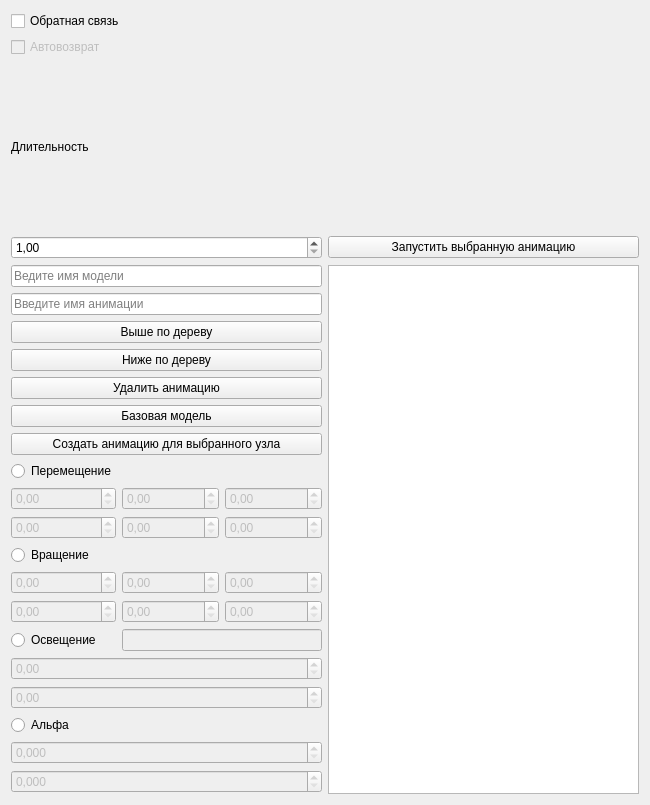
<?xml version="1.0" encoding="UTF-8"?>
<ui version="4.0">
 <class>IntersectionHandler</class>
 <widget class="QWidget" name="IntersectionHandler">
  <property name="geometry">
   <rect>
    <x>0</x>
    <y>0</y>
    <width>650</width>
    <height>805</height>
   </rect>
  </property>
  <property name="windowTitle">
   <string>Form</string>
  </property>
  <property name="locale">
   <locale language="Russian" country="Russia"/>
  </property>
  <layout class="QGridLayout" name="gridLayout_2">
   <item row="2" column="0">
    <widget class="QLabel" name="label">
     <property name="text">
      <string>Длительность</string>
     </property>
    </widget>
   </item>
   <item row="0" column="0">
    <widget class="QCheckBox" name="feedbackBox">
     <property name="text">
      <string>Обратная связь</string>
     </property>
    </widget>
   </item>
   <item row="4" column="0">
    <widget class="QLineEdit" name="modelEdit">
     <property name="placeholderText">
      <string>Ведите имя модели</string>
     </property>
    </widget>
   </item>
   <item row="11" column="0" rowspan="2">
    <layout class="QGridLayout" name="gridLayout">
     <item row="5" column="0">
      <widget class="QDoubleSpinBox" name="xr2">
       <property name="enabled">
        <bool>false</bool>
       </property>
      </widget>
     </item>
     <item row="6" column="1" colspan="2">
      <widget class="QLineEdit" name="illumEdit">
       <property name="enabled">
        <bool>false</bool>
       </property>
      </widget>
     </item>
     <item row="4" column="0">
      <widget class="QDoubleSpinBox" name="xr1">
       <property name="enabled">
        <bool>false</bool>
       </property>
      </widget>
     </item>
     <item row="6" column="0">
      <widget class="QRadioButton" name="illumButt">
       <property name="text">
        <string>Освещение</string>
       </property>
      </widget>
     </item>
     <item row="4" column="2">
      <widget class="QDoubleSpinBox" name="zr1">
       <property name="enabled">
        <bool>false</bool>
       </property>
      </widget>
     </item>
     <item row="1" column="1">
      <widget class="QDoubleSpinBox" name="y1">
       <property name="enabled">
        <bool>false</bool>
       </property>
      </widget>
     </item>
     <item row="2" column="2">
      <widget class="QDoubleSpinBox" name="z2">
       <property name="enabled">
        <bool>false</bool>
       </property>
      </widget>
     </item>
     <item row="9" column="0">
      <widget class="QRadioButton" name="alphaButt">
       <property name="text">
        <string>Альфа</string>
       </property>
      </widget>
     </item>
     <item row="2" column="1">
      <widget class="QDoubleSpinBox" name="y2">
       <property name="enabled">
        <bool>false</bool>
       </property>
      </widget>
     </item>
     <item row="7" column="0" colspan="3">
      <widget class="QDoubleSpinBox" name="illum1">
       <property name="enabled">
        <bool>false</bool>
       </property>
      </widget>
     </item>
     <item row="10" column="0" colspan="3">
      <widget class="QDoubleSpinBox" name="alpha1">
       <property name="enabled">
        <bool>false</bool>
       </property>
       <property name="decimals">
        <number>3</number>
       </property>
       <property name="maximum">
        <double>1.000000000000000</double>
       </property>
       <property name="singleStep">
        <double>0.100000000000000</double>
       </property>
      </widget>
     </item>
     <item row="1" column="2">
      <widget class="QDoubleSpinBox" name="z1">
       <property name="enabled">
        <bool>false</bool>
       </property>
      </widget>
     </item>
     <item row="5" column="2">
      <widget class="QDoubleSpinBox" name="zr2">
       <property name="enabled">
        <bool>false</bool>
       </property>
      </widget>
     </item>
     <item row="5" column="1">
      <widget class="QDoubleSpinBox" name="yr2">
       <property name="enabled">
        <bool>false</bool>
       </property>
      </widget>
     </item>
     <item row="8" column="0" colspan="3">
      <widget class="QDoubleSpinBox" name="illum2">
       <property name="enabled">
        <bool>false</bool>
       </property>
      </widget>
     </item>
     <item row="2" column="0">
      <widget class="QDoubleSpinBox" name="x2">
       <property name="enabled">
        <bool>false</bool>
       </property>
      </widget>
     </item>
     <item row="0" column="0">
      <widget class="QRadioButton" name="moveButt">
       <property name="text">
        <string>Перемещение</string>
       </property>
      </widget>
     </item>
     <item row="4" column="1">
      <widget class="QDoubleSpinBox" name="yr1">
       <property name="enabled">
        <bool>false</bool>
       </property>
      </widget>
     </item>
     <item row="3" column="0">
      <widget class="QRadioButton" name="rotButt">
       <property name="text">
        <string>Вращение</string>
       </property>
      </widget>
     </item>
     <item row="11" column="0" colspan="3">
      <widget class="QDoubleSpinBox" name="alpha2">
       <property name="enabled">
        <bool>false</bool>
       </property>
       <property name="decimals">
        <number>3</number>
       </property>
       <property name="maximum">
        <double>1.000000000000000</double>
       </property>
       <property name="singleStep">
        <double>0.100000000000000</double>
       </property>
      </widget>
     </item>
     <item row="1" column="0">
      <widget class="QDoubleSpinBox" name="x1">
       <property name="enabled">
        <bool>false</bool>
       </property>
      </widget>
     </item>
    </layout>
   </item>
   <item row="1" column="0">
    <widget class="QCheckBox" name="autoBox">
     <property name="enabled">
      <bool>false</bool>
     </property>
     <property name="text">
      <string>Автовозврат</string>
     </property>
    </widget>
   </item>
   <item row="4" column="1" rowspan="9">
    <widget class="QListView" name="listView"/>
   </item>
   <item row="6" column="0">
    <widget class="QPushButton" name="upButt">
     <property name="text">
      <string>Выше по дереву</string>
     </property>
    </widget>
   </item>
   <item row="10" column="0">
    <widget class="QPushButton" name="addButt">
     <property name="text">
      <string>Создать анимацию для выбранного узла</string>
     </property>
    </widget>
   </item>
   <item row="5" column="0">
    <widget class="QLineEdit" name="nameEdit">
     <property name="placeholderText">
      <string>Введите имя анимации</string>
     </property>
    </widget>
   </item>
   <item row="7" column="0">
    <widget class="QPushButton" name="downButt">
     <property name="text">
      <string>Ниже по дереву</string>
     </property>
    </widget>
   </item>
   <item row="9" column="0">
    <widget class="QPushButton" name="baseButt">
     <property name="text">
      <string>Базовая модель</string>
     </property>
    </widget>
   </item>
   <item row="3" column="1">
    <widget class="QPushButton" name="startButt">
     <property name="text">
      <string>Запустить выбранную анимацию</string>
     </property>
    </widget>
   </item>
   <item row="8" column="0">
    <widget class="QPushButton" name="removeButt">
     <property name="text">
      <string>Удалить анимацию</string>
     </property>
    </widget>
   </item>
   <item row="3" column="0">
    <widget class="QDoubleSpinBox" name="durationSpin">
     <property name="minimum">
      <double>1.000000000000000</double>
     </property>
     <property name="maximum">
      <double>10000000.000000000000000</double>
     </property>
    </widget>
   </item>
  </layout>
 </widget>
 <resources/>
 <connections>
  <connection>
   <sender>moveButt</sender>
   <signal>toggled(bool)</signal>
   <receiver>x1</receiver>
   <slot>setEnabled(bool)</slot>
   <hints>
    <hint type="sourcelabel">
     <x>71</x>
     <y>192</y>
    </hint>
    <hint type="destinationlabel">
     <x>71</x>
     <y>224</y>
    </hint>
   </hints>
  </connection>
  <connection>
   <sender>moveButt</sender>
   <signal>toggled(bool)</signal>
   <receiver>y1</receiver>
   <slot>setEnabled(bool)</slot>
   <hints>
    <hint type="sourcelabel">
     <x>71</x>
     <y>192</y>
    </hint>
    <hint type="destinationlabel">
     <x>199</x>
     <y>224</y>
    </hint>
   </hints>
  </connection>
  <connection>
   <sender>moveButt</sender>
   <signal>toggled(bool)</signal>
   <receiver>z1</receiver>
   <slot>setEnabled(bool)</slot>
   <hints>
    <hint type="sourcelabel">
     <x>71</x>
     <y>192</y>
    </hint>
    <hint type="destinationlabel">
     <x>328</x>
     <y>224</y>
    </hint>
   </hints>
  </connection>
  <connection>
   <sender>rotButt</sender>
   <signal>toggled(bool)</signal>
   <receiver>xr1</receiver>
   <slot>setEnabled(bool)</slot>
   <hints>
    <hint type="sourcelabel">
     <x>71</x>
     <y>255</y>
    </hint>
    <hint type="destinationlabel">
     <x>71</x>
     <y>287</y>
    </hint>
   </hints>
  </connection>
  <connection>
   <sender>rotButt</sender>
   <signal>toggled(bool)</signal>
   <receiver>yr1</receiver>
   <slot>setEnabled(bool)</slot>
   <hints>
    <hint type="sourcelabel">
     <x>71</x>
     <y>255</y>
    </hint>
    <hint type="destinationlabel">
     <x>199</x>
     <y>287</y>
    </hint>
   </hints>
  </connection>
  <connection>
   <sender>rotButt</sender>
   <signal>toggled(bool)</signal>
   <receiver>zr1</receiver>
   <slot>setEnabled(bool)</slot>
   <hints>
    <hint type="sourcelabel">
     <x>71</x>
     <y>255</y>
    </hint>
    <hint type="destinationlabel">
     <x>328</x>
     <y>287</y>
    </hint>
   </hints>
  </connection>
  <connection>
   <sender>illumButt</sender>
   <signal>toggled(bool)</signal>
   <receiver>illum1</receiver>
   <slot>setEnabled(bool)</slot>
   <hints>
    <hint type="sourcelabel">
     <x>71</x>
     <y>319</y>
    </hint>
    <hint type="destinationlabel">
     <x>199</x>
     <y>352</y>
    </hint>
   </hints>
  </connection>
  <connection>
   <sender>illumButt</sender>
   <signal>toggled(bool)</signal>
   <receiver>illumEdit</receiver>
   <slot>setEnabled(bool)</slot>
   <hints>
    <hint type="sourcelabel">
     <x>71</x>
     <y>319</y>
    </hint>
    <hint type="destinationlabel">
     <x>264</x>
     <y>319</y>
    </hint>
   </hints>
  </connection>
  <connection>
   <sender>alphaButt</sender>
   <signal>toggled(bool)</signal>
   <receiver>alpha1</receiver>
   <slot>setEnabled(bool)</slot>
   <hints>
    <hint type="sourcelabel">
     <x>71</x>
     <y>320</y>
    </hint>
    <hint type="destinationlabel">
     <x>199</x>
     <y>352</y>
    </hint>
   </hints>
  </connection>
  <connection>
   <sender>moveButt</sender>
   <signal>toggled(bool)</signal>
   <receiver>x2</receiver>
   <slot>setEnabled(bool)</slot>
   <hints>
    <hint type="sourcelabel">
     <x>71</x>
     <y>78</y>
    </hint>
    <hint type="destinationlabel">
     <x>71</x>
     <y>143</y>
    </hint>
   </hints>
  </connection>
  <connection>
   <sender>alphaButt</sender>
   <signal>toggled(bool)</signal>
   <receiver>alpha2</receiver>
   <slot>setEnabled(bool)</slot>
   <hints>
    <hint type="sourcelabel">
     <x>71</x>
     <y>368</y>
    </hint>
    <hint type="destinationlabel">
     <x>199</x>
     <y>433</y>
    </hint>
   </hints>
  </connection>
  <connection>
   <sender>illumButt</sender>
   <signal>toggled(bool)</signal>
   <receiver>illum2</receiver>
   <slot>setEnabled(bool)</slot>
   <hints>
    <hint type="sourcelabel">
     <x>71</x>
     <y>271</y>
    </hint>
    <hint type="destinationlabel">
     <x>199</x>
     <y>337</y>
    </hint>
   </hints>
  </connection>
  <connection>
   <sender>rotButt</sender>
   <signal>toggled(bool)</signal>
   <receiver>zr2</receiver>
   <slot>setEnabled(bool)</slot>
   <hints>
    <hint type="sourcelabel">
     <x>71</x>
     <y>174</y>
    </hint>
    <hint type="destinationlabel">
     <x>328</x>
     <y>239</y>
    </hint>
   </hints>
  </connection>
  <connection>
   <sender>rotButt</sender>
   <signal>toggled(bool)</signal>
   <receiver>yr2</receiver>
   <slot>setEnabled(bool)</slot>
   <hints>
    <hint type="sourcelabel">
     <x>71</x>
     <y>174</y>
    </hint>
    <hint type="destinationlabel">
     <x>199</x>
     <y>239</y>
    </hint>
   </hints>
  </connection>
  <connection>
   <sender>rotButt</sender>
   <signal>toggled(bool)</signal>
   <receiver>xr2</receiver>
   <slot>setEnabled(bool)</slot>
   <hints>
    <hint type="sourcelabel">
     <x>71</x>
     <y>174</y>
    </hint>
    <hint type="destinationlabel">
     <x>71</x>
     <y>239</y>
    </hint>
   </hints>
  </connection>
  <connection>
   <sender>moveButt</sender>
   <signal>toggled(bool)</signal>
   <receiver>z2</receiver>
   <slot>setEnabled(bool)</slot>
   <hints>
    <hint type="sourcelabel">
     <x>71</x>
     <y>78</y>
    </hint>
    <hint type="destinationlabel">
     <x>328</x>
     <y>143</y>
    </hint>
   </hints>
  </connection>
  <connection>
   <sender>moveButt</sender>
   <signal>toggled(bool)</signal>
   <receiver>y2</receiver>
   <slot>setEnabled(bool)</slot>
   <hints>
    <hint type="sourcelabel">
     <x>71</x>
     <y>78</y>
    </hint>
    <hint type="destinationlabel">
     <x>199</x>
     <y>143</y>
    </hint>
   </hints>
  </connection>
  <connection>
   <sender>feedbackBox</sender>
   <signal>toggled(bool)</signal>
   <receiver>autoBox</receiver>
   <slot>setEnabled(bool)</slot>
   <hints>
    <hint type="sourcelabel">
     <x>199</x>
     <y>20</y>
    </hint>
    <hint type="destinationlabel">
     <x>199</x>
     <y>50</y>
    </hint>
   </hints>
  </connection>
 </connections>
</ui>
